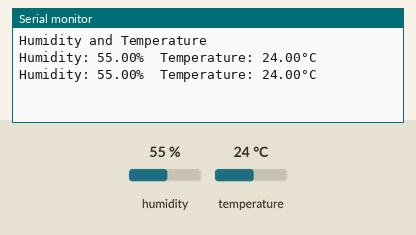
A sketch run on a simulated Arduino Uno, built with avr-gcc and run on an emulated ATmega328P. On the bench: the last lines printed to the serial monitor. Inputs (shaded band) come from the test bench; at power-on: humidity 55 %, temperature 24 °C.

Above: at 4.8 s.
4.9 s: humidity set to 22 %
At 7.1 s:
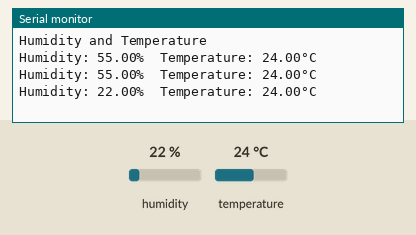
7.9 s: temperature set to 12 °C
At 9.5 s:
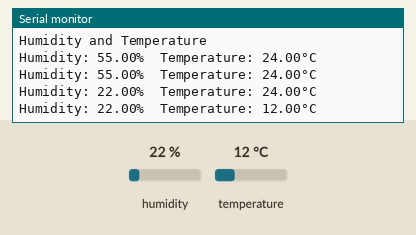
10.9 s: humidity set to 40 %
At 13.1 s:
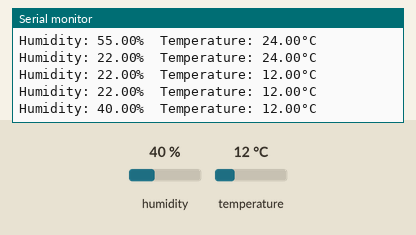
Timing chart, 0 to 14.6 s (numbered marks = the images above; inputs shaded):
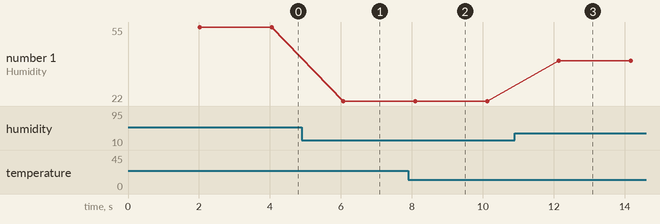

The sketch:

DHTsensor.ino
```cpp
// Use the Adafruit DHT Sensor Library
// (this also requires the Adafruit Unified Sensor Library)
#include "DHT.h"

// Arduino pin connected to the DHT-11's data pin.
#define DHTPIN 2

// Type of DHT sensor.
#define DHTTYPE DHT11

// Initialize DHT sensor.
DHT dht(DHTPIN, DHTTYPE);

void setup() {
  // We'll use the serial monitor to display readings.
  Serial.begin(9600);
  Serial.println("Humidity and Temperature");

  // Start the sensor.
  dht.begin();
}

void loop() {
  // Wait a few seconds between measurements.
  delay(2000);

  // Read humidity.
  float h = dht.readHumidity();

  // Read temperature as Celsius (the default)
  float t = dht.readTemperature();

  // Send data to serial monitor for display.
  Serial.print("Humidity: ");
  Serial.print(h);
  Serial.print("%  Temperature: ");
  Serial.print(t);
  Serial.println("°C");
}
```

Measured:
- after the input at 4.9 s, the serial monitor: prints a new line after 1.2 s (image 1)
- after the input at 7.9 s, the serial monitor: prints a new line after 0.20 s (image 2)
- after the input at 10.9 s, the serial monitor: prints a new line after 1.2 s (image 3)
- plotted number 1: 55 → 22 after the input at 4.9 s, 22 → 40 after the input at 10.9 s
